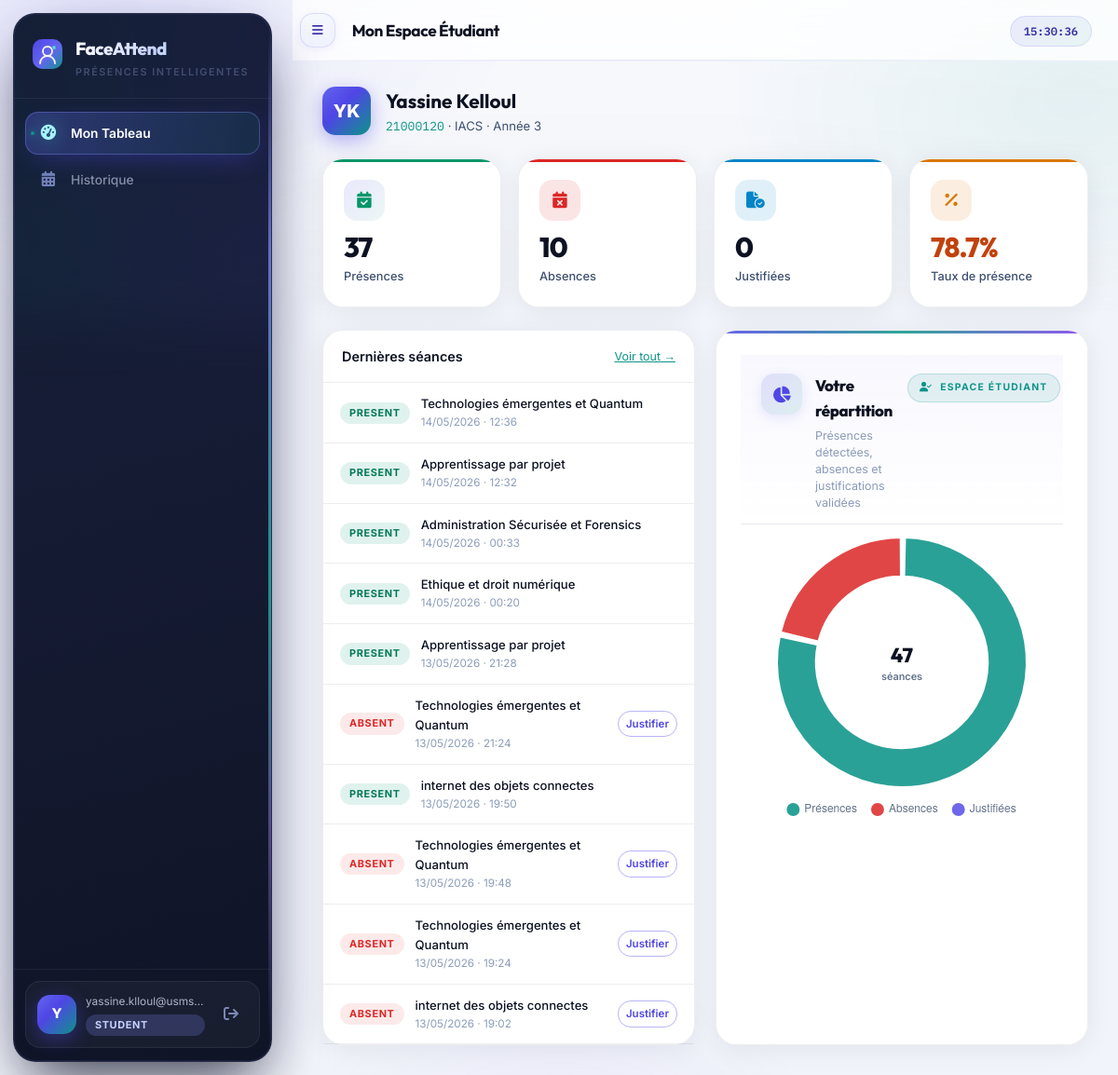
The page /student/dashboard (signed in) on the database its author committed.
### app/models/__init__.py (models this page shows, shortened)
class User(UserMixin, db.Model):
    __tablename__ = "users"
    id           = db.Column(db.Integer, primary_key=True)
    email        = db.Column(db.String(255), unique=True, nullable=False, index=True)
    password_hash= db.Column(db.String(255), nullable=False)
    role         = db.Column(db.Enum(RoleEnum), nullable=False)
    is_active    = db.Column(db.Boolean, default=True)
    consent_given= db.Column(db.Boolean, default=False)          # CNDP
    consent_date = db.Column(db.DateTime)
    failed_logins= db.Column(db.Integer, default=0)
    locked_until = db.Column(db.DateTime)
    created_at   = db.Column(db.DateTime, default=lambda: datetime.now(timezone.utc))
    updated_at   = db.Column(db.DateTime, onupdate=lambda: datetime.now(timezone.utc))
    deleted_at   = db.Column(db.DateTime)   # Soft delete (droit à l'oubli CNDP)
    student_profile = db.relationship("Student", back_populates="user", uselist=False)
    teacher_profile = db.relationship("Teacher", back_populates="user", uselist=False)

class Student(db.Model):
    __tablename__ = "students"
    id              = db.Column(db.Integer, primary_key=True)
    user_id         = db.Column(db.Integer, db.ForeignKey("users.id"), unique=True)
    student_number  = db.Column(db.String(20), unique=True, nullable=False)  # CNE / Matricule
    first_name      = db.Column(db.String(100), nullable=False)
    last_name       = db.Column(db.String(100), nullable=False)
    program         = db.Column(db.String(100))   # Filière
    year_of_study   = db.Column(db.Integer)
    group_name      = db.Column(db.String(50))
    face_encoding_enc  = db.Column(db.LargeBinary)   # AES-GCM ciphertext
    face_encoding_nonce= db.Column(db.LargeBinary)   # 96-bit nonce GCM
    face_encoding_tag  = db.Column(db.LargeBinary)   # 128-bit auth tag GCM
    face_photo_enc     = db.Column(db.LargeBinary)
    face_photo_nonce   = db.Column(db.LargeBinary)
    face_photo_tag     = db.Column(db.LargeBinary)
    face_enrolled_at   = db.Column(db.DateTime)
    pseudonym          = db.Column(db.String(64), unique=True)  # Pseudonymisation CNDP
    user        = db.relationship("User", back_populates="student_profile")
    attendances = db.relationship("Attendance", back_populates="student", lazy="dynamic")
    enrollments = db.relationship("Enrollment",  back_populates="student", lazy="dynamic")
    @property
    def full_name(self):
        return f"{self.first_name} {self.last_name}"

class Attendance(db.Model):
    __tablename__ = "attendances"
    ___table_args__ = (
    db.UniqueConstraint("session_id", "student_id"),
    db.Index("ix_att_session_id", "session_id"),
    db.Index("ix_att_student_id", "student_id"),
    db.Index("ix_att_status",     "status"),
)
    id           = db.Column(db.Integer, primary_key=True)
    session_id   = db.Column(db.Integer, db.ForeignKey("sessions.id"))
    student_id   = db.Column(db.Integer, db.ForeignKey("students.id"))
    status       = db.Column(db.Enum(AttendanceStatus), default=AttendanceStatus.ABSENT)
    detected_at  = db.Column(db.DateTime)
    confidence   = db.Column(db.Float)         # Score de similarité faciale
    method       = db.Column(db.String(20), default="face")  # face | manual
    session = db.relationship("Session",  back_populates="attendances")
    student = db.relationship("Student",  back_populates="attendances")
    justification = db.relationship("Justification", back_populates="attendance", uselist=False)

class Course(db.Model):
    __tablename__ = "courses"
    id          = db.Column(db.Integer, primary_key=True)
    teacher_id  = db.Column(db.Integer, db.ForeignKey("teachers.id"))
    name        = db.Column(db.String(150), nullable=False)
    code        = db.Column(db.String(20), unique=True, nullable=False)
    description = db.Column(db.Text)
    credits     = db.Column(db.Integer, default=3)
    room        = db.Column(db.String(50))
    is_active   = db.Column(db.Boolean, default=True)
    teacher     = db.relationship("Teacher", back_populates="courses")
    sessions    = db.relationship("Session", back_populates="course", lazy="dynamic")
    enrollments = db.relationship("Enrollment", back_populates="course", lazy="dynamic")

class Session(db.Model):
    __tablename__ = "sessions"
    id           = db.Column(db.Integer, primary_key=True)
    course_id    = db.Column(db.Integer, db.ForeignKey("courses.id"))
    started_at   = db.Column(db.DateTime, nullable=False)
    ended_at     = db.Column(db.DateTime)
    room         = db.Column(db.String(50))
    is_closed    = db.Column(db.Boolean, default=False)
    late_threshold_minutes = db.Column(db.Integer, default=15)
    course      = db.relationship("Course", back_populates="sessions")
    attendances = db.relationship("Attendance", back_populates="session", lazy="dynamic")

### app/api/student.py (the view)
@student_bp.route("/dashboard")
@student_required
def dashboard():
    student = Student.query.filter_by(user_id=current_user.id).first_or_404()
    stats   = AttendanceService.get_student_stats(student.id)
    recent  = (Attendance.query
               .filter_by(student_id=student.id)
               .order_by(Attendance.id.desc())
               .limit(10).all())
    return render_template("student/dashboard.html",
                           student=student, stats=stats, recent=recent)

### app/api/student.py (called while the page is built)
def student_required(f):
    @wraps(f)
    @login_required
    def decorated(*args, **kwargs):
        if current_user.role not in (RoleEnum.STUDENT, RoleEnum.ADMIN):
            flash("Accès étudiants uniquement.", "danger")
            return redirect(url_for("auth.login"))
        return f(*args, **kwargs)
    return decorated

### frontend/templates/student/dashboard.html (shortened to what this page needs)
{% extends "base.html" %}
{% block page_title %}Mon Espace Étudiant{% endblock %}
{% block content %}
<div style="margin-bottom:24px;display:flex;align-items:center;gap:16px">
  <div class="avatar" style="width:52px;height:52px;font-size:1.2rem">
    {{ student.first_name[0] }}{{ student.last_name[0] }}
  </div>
  <div>
    <h2 style="font-family:var(--font-head);font-size:1.3rem">{{ student.full_name }}</h2>
    <div style="font-size:.82rem;color:var(--text-2)">
      <code style="font-family:var(--font-mono);color:var(--accent-2)">{{ student.student_number }}</code>
      {% if student.program %} · {{ student.program }}{% endif %}
      {% if student.year_of_study %} · Année {{ student.year_of_study }}{% endif %}
    </div>
  </div>
</div>
<div class="stats-grid" style="margin-bottom:24px">
  <div class="stat-card" style="--accent-color:#059669">
    <div class="stat-card__icon"><i class="fas fa-calendar-check"></i></div>
    <div class="stat-card__value">{{ stats.present }}</div>
    <div class="stat-card__label">Présences</div>
  </div>
  <div class="stat-card" style="--accent-color:#dc2626">
    <div class="stat-card__icon" style="background:rgba(220,38,38,.12)"><i class="fas fa-calendar-xmark"></i></div>
    <div class="stat-card__value">{{ stats.absent }}</div>
    <div class="stat-card__label">Absences</div>
  </div>
  <div class="stat-card" style="--accent-color:#0284c7">
    <div class="stat-card__icon" style="background:rgba(2,132,199,.12)"><i class="fas fa-file-circle-check"></i></div>
    <div class="stat-card__value">{{ stats.excused }}</div>
    <div class="stat-card__label">Justifiées</div>
  </div>
  <div class="stat-card" style="--accent-color:{% if stats.rate >= 80 %}#059669{% elif stats.rate >= 60 %}#d97706{% else %}#dc2626{% endif %}">
    <div class="stat-card__icon" style="background:rgba({% if stats.rate >= 80 %}5,150,105{% elif stats.rate >= 60 %}217,119,6{% else %}220,38,38{% endif %},.12)">
      <i class="fas fa-percent"></i>
    </div>
    <div class="stat-card__value" style="color:{% if stats.rate >= 80 %}var(--accent){% elif stats.rate >= 60 %}var(--warning){% else %}var(--danger){% endif %}">
      {{ stats.rate }}%
    </div>
    <div class="stat-card__label">Taux de présence</div>
  </div>
</div>
<div class="grid-2">
  <div class="card" style="padding:0">
    <div style="padding:16px 20px;border-bottom:1px solid var(--border-2);display:flex;justify-content:space-between;align-items:center">
      <span style="font-weight:600;font-size:.9rem">Dernières séances</span>
      <a href="{{ url_for('student.history') }}" style="font-size:.78rem;color:var(--accent-2)">Voir tout →</a>
    </div>
    <div>
      {% for att in recent %}
      <div style="display:flex;align-items:center;gap:12px;padding:12px 18px;border-bottom:1px solid var(--border-2)">
        <span class="badge badge--{{ att.status.value }}">{{ att.status.value|capitalize }}</span>
        <div style="flex:1">
          <div style="font-size:.82rem;font-weight:500">{{ att.session.course.name }}</div>
          <div style="font-size:.73rem;color:var(--text-3)">
            {{ att.session.started_at.strftime('%d/%m/%Y · %H:%M') }}
          </div>
        </div>
        {% if att.status.value == 'absent' and not att.justification %}
        <a href="{{ url_for('student.justify', attendance_id=att.id) }}"
           class="btn btn--sm btn--outline" style="font-size:.72rem;padding:4px 8px">
          Justifier
        </a>
        {% elif att.justification %}
        <span class="badge badge--{% if att.justification.status.value == 'approved' %}present{% elif att.justification.status.value == 'rejected' %}absent{% else %}teacher{% endif %}">
          {{ att.justification.status.value }}
        </span>
        {% endif %}
      </div>
      {% else %}
      <div style="text-align:center;padding:40px;color:var(--text-3);font-size:.875rem">
        Aucune séance enregistrée.
      </div>
      {% endfor %}
    </div>
  </div>
  <div class="card chart-panel" style="box-shadow:var(--shadow)">
    <div class="chart-panel__head" style="border-bottom:1px solid var(--border-2)">
      <div class="chart-panel__title">
        <span class="chart-panel__icon"><i class="fas fa-chart-pie"></i></span>
        <div>
          <h3 style="margin:0;font-size:1.05rem">Votre répartition</h3>
          <p style="margin:4px 0 0;font-size:.78rem;color:var(--text-3)">Présences détectées, absences et justifications validées</p>
        </div>
      </div>
      <span class="chart-panel__scanline"><i class="fas fa-user-check"></i> Espace étudiant</span>
    </div>
    <div class="chart-panel__body" style="min-height:240px">
      <canvas id="presenceChart" height="220" aria-label="Répartition présences"></canvas>
    </div>
  </div>
</div>
{% endblock %}
{% block extra_js %}
<script>
(function () {
  var c = document.getElementById('presenceChart');
  if (c && typeof renderStudentPresenceDonut === 'function') {
    renderStudentPresenceDonut('presenceChart', {{ stats.present|int }}, {{ stats.absent|int }}, {{ stats.excused|int }});
  }
})();
</script>
{% endblock %}

### frontend/templates/base.html (shortened to what this page needs)
<!DOCTYPE html>
<html lang="fr">
<head>
  <link rel="stylesheet" href="https://cdnjs.cloudflare.com/ajax/libs/font-awesome/6.6.0/css/all.min.css"/>
  <link rel="stylesheet" href="{{ url_for('static', filename='css/main.css') }}"/>
</head>
<body>
{% if current_user.is_authenticated %}
<aside class="sidebar" id="sidebar" aria-label="Navigation principale">
  <div class="sidebar__aurora" aria-hidden="true"></div>
  <div class="sidebar__rail" aria-hidden="true"></div>
  <div class="sidebar__brand">
    <span class="sidebar__logo">
    </span>
    <div class="sidebar__brand-text">
      <span class="sidebar__name">FaceAttend</span>
      <span class="sidebar__tagline">Présences intelligentes</span>
    </div>
  </div>
  <nav class="sidebar__nav">
    {% if current_user.role.value == 'admin' %}
      <a href="{{ url_for('admin.dashboard') }}"
         class="nav-item {% if request.endpoint == 'admin.dashboard' %}active{% endif %}">
        <i class="fas fa-chart-pie"></i><span>Dashboard</span>
      </a>
      <div class="nav-separator">Utilisateurs</div>
      <a href="{{ url_for('admin.students') }}"
         class="nav-item {% if 'students' in request.path and 'edit' not in request.path %}active{% endif %}">
        <i class="fas fa-users"></i><span>Étudiants</span>
      </a>
      <a href="{{ url_for('admin.teachers') }}"
         class="nav-item {% if 'teachers' in request.path and 'edit' not in request.path %}active{% endif %}">
        <i class="fas fa-chalkboard-user"></i><span>Professeurs</span>
      </a>
      <div class="nav-separator">Pédagogie</div>
      <a href="{{ url_for('admin.courses') }}"
         class="nav-item {% if 'courses' in request.path %}active{% endif %}">
        <i class="fas fa-book-open"></i><span>Matières</span>
      </a>
      <div class="nav-separator">Suivi</div>
      <a href="{{ url_for('admin.evaluations') }}"
         class="nav-item {% if 'evaluations' in request.path %}active{% endif %}">
        <i class="fas fa-star-half-stroke"></i><span>Évaluations</span>
      </a>
      <a href="{{ url_for('admin.absence_reports') }}"
         class="nav-item {% if 'absence-reports' in request.path %}active{% endif %}">
        <i class="fas fa-file-circle-exclamation"></i><span>Rapports Absence</span>
      </a>
      <a href="{{ url_for('admin.at_risk') }}"
         class="nav-item {% if 'at-risk' in request.path %}active{% endif %}">
        <i class="fas fa-triangle-exclamation"></i><span>Décrochage</span>
      </a>
      <div class="nav-separator">Exports</div>
      <a href="{{ url_for('admin.export_report') }}" class="nav-item">
        <i class="fas fa-file-excel"></i><span>Export Global</span>
      </a>
    {% else %}
      <a href="{{ url_for('student.dashboard') }}"
         class="nav-item {% if request.endpoint == 'student.dashboard' %}active{% endif %}">
        <i class="fas fa-gauge-high"></i><span>Mon Tableau</span>
      </a>
      <a href="{{ url_for('student.history') }}"
         class="nav-item {% if 'history' in request.path %}active{% endif %}">
        <i class="fas fa-calendar-days"></i><span>Historique</span>
      </a>
    {% endif %}
  </nav>
  <div class="sidebar__footer">
    <div class="sidebar__user-card">
      <div class="avatar">{{ current_user.email[0].upper() }}</div>
      <div class="sidebar__user-info">
        <span class="sidebar__user-email">{{ current_user.email }}</span>
        <span class="sidebar__user-role badge badge--{{ current_user.role.value }}">{{ current_user.role.value }}</span>
      </div>
      <a href="{{ url_for('auth.logout') }}" class="btn-logout" title="Déconnexion">
        <i class="fas fa-arrow-right-from-bracket"></i>
      </a>
    </div>
  </div>
</aside>
<main class="main-content">
  <header class="topbar">
    <button class="topbar__toggle" onclick="document.getElementById('sidebar').classList.toggle('collapsed')">
      <i class="fas fa-bars"></i>
    </button>
    <h1 class="topbar__title">{% block page_title %}{% endblock %}</h1>
    <div class="topbar__right">
      <span class="topbar__time" id="clock"></span>
    </div>
  </header>
  <div class="page-body">
    {% block content %}{% endblock %}
  </div>
</main>
{% else %}
  {% block auth_content %}{% endblock %}
{% endif %}
{% block extra_js %}{% endblock %}
</body>
</html>

### rows shown on the page
User: email "Y", email "yassine.klloul@usms…", role.value "STUDENT"
Student: first_name "Y", last_name "K", full_name "Yassine Kelloul", student_number "21000120", program "IACS", year_of_study "3"
Attendance: status.value "PRESENT", session.course.name "Technologies émergentes et Quantum", session.started_at "14/05/2026 · 12:36"
Attendance: status.value "PRESENT", session.course.name "Apprentissage par projet", session.started_at "14/05/2026 · 12:32"
Attendance: status.value "PRESENT", session.course.name "Administration Sécurisée et Forensics", session.started_at "14/05/2026 · 00:33"
Attendance: status.value "PRESENT", session.course.name "Ethique et droit numérique", session.started_at "14/05/2026 · 00:20"
Attendance: status.value "PRESENT", session.course.name "Apprentissage par projet", session.started_at "13/05/2026 · 21:28"
Attendance: status.value "ABSENT", session.course.name "Technologies émergentes et Quantum", session.started_at "13/05/2026 · 21:24"
Attendance: status.value "PRESENT", session.course.name "internet des objets connectes", session.started_at "13/05/2026 · 19:50"
Attendance: status.value "ABSENT", session.course.name "Technologies émergentes et Quantum", session.started_at "13/05/2026 · 19:48"
Attendance: status.value "ABSENT", session.course.name "Technologies émergentes et Quantum", session.started_at "13/05/2026 · 19:24"
Attendance: status.value "ABSENT", session.course.name "internet des objets connectes", session.started_at "13/05/2026 · 19:02"

### other values the page prints
{{ stats.present }} "37"
{{ stats.absent }} "10"
{{ stats.excused }} "0"
{{ stats.rate }} "78.7"
chart data {{ stats.present|int }} 37
chart data {{ stats.absent|int }} 10
chart data {{ stats.excused|int }} 0
